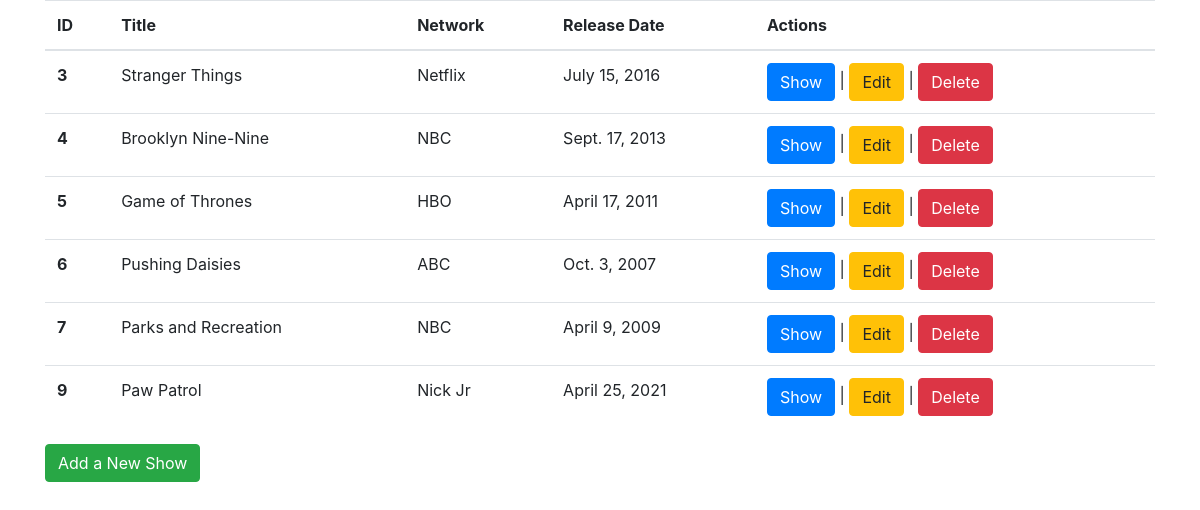
The app's page /shows, older data.
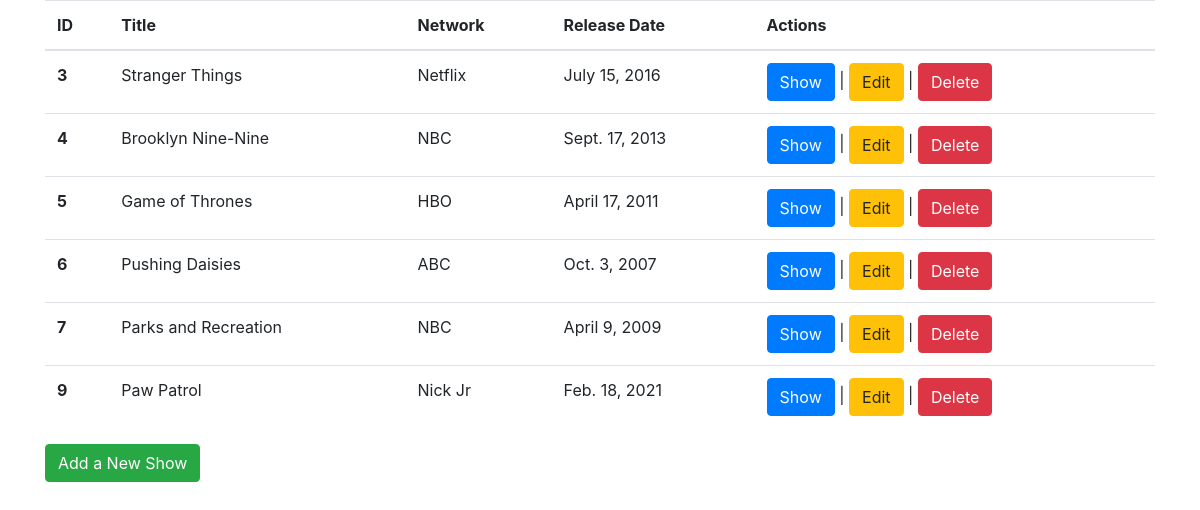
The same page, newer data.
### shows_app/models.py (models this page shows)
class Movie(models.Model):
    network = models.ForeignKey(Network, related_name="network", on_delete = models.CASCADE)
    title = models.CharField(max_length=255)
    desc = models.TextField(default="")
    release_date = models.DateField()
    created_at = models.DateTimeField(auto_now_add=True)
    updated_at = models.DateTimeField(auto_now=True)
    objects = ShowManager()

class Network(models.Model):
    name = models.CharField(max_length=255)
    created_at = models.DateTimeField(auto_now_add=True)
    updated_at = models.DateTimeField(auto_now=True)
    objects = NetworkManager()

### shows_app/views.py (the view)
# urls.py: path('shows', views.shows),
def shows(request):
    context = {
        "all_movies": Movie.objects.all(),
        "all_networks": Network.objects.all(),
    }
    return render(request, "shows.html", context)

### shows_app/templates/shows.html (shortened to what this page needs)
<!DOCTYPE html>
<html lang="en">
<head>
    <link rel="stylesheet" href="https://maxcdn.bootstrapcdn.com/bootstrap/4.0.0/css/bootstrap.min.css">
    {% load static %}
    <link rel="stylesheet" href="{% static 'css/style.css' %}">
</head>
<body>
    <div class="container">
        <div class="row">
            <div class="col">
                <table class="table">
                    <thead>
                        <tr>
                            <th scope="col">ID</th>
                            <th scope="col">Title</th>
                            <th scope="col">Network</th>
                            <th scope="col">Release Date</th>
                            <th scope="col">Actions</th>
                        </tr>
                    </thead>
                    <tbody>
                        {% for movie in all_movies %}
                        <tr>
                            <th scope="row">{{movie.id}}</th>
                            <td>{{movie.title}}</td>
                            <td>{{movie.network.name}}</td>
                            <td>{{movie.release_date}}</td>
                            <td><a class="btn btn-primary" href="/shows/{{movie.id}}" role="button">Show</a> |
                                <a class="btn btn-warning" href="/shows/{{movie.id}}/edit" role="button">Edit</a> |
                                <a class="btn btn-danger" href="/shows/{{movie.id}}/destroy" role="button">Delete</a>
                            </td>
                        </tr>
                        {% endfor %}
                    </tbody>
                </table>
                <a class="btn btn-success" href="/shows/new" role="button">Add a New Show</a>
            </div>
        </div>
    </div>
</body>
</html>

Row changes from the older to the newer data that the page shows:
changed Movie "Paw Patrol": release_date "April 25, 2021" → "Feb. 18, 2021"
